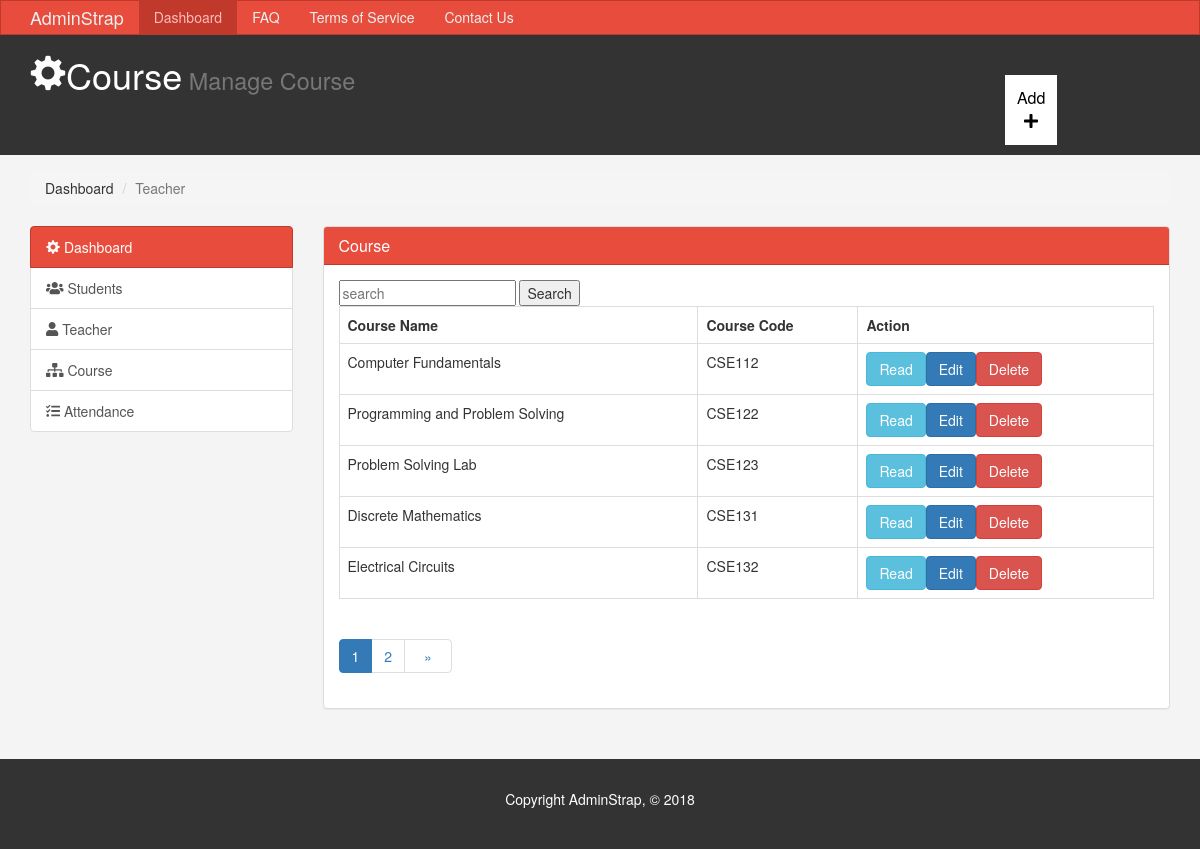
/theme/course/tFooter.php, run on the app's committed database.
### tables this page shows
CREATE TABLE `course` (
  `cName` varchar(255) NOT NULL,
  `c_id` varchar(255) NOT NULL
);

### theme/course/tData.php (the view, shortened to what this page needs)
 <?php
 $filepath = realpath(dirname(__FILE__));
include_once($filepath.'/../config/database.php');
$page = isset($_GET['page']) ? $_GET['page'] : 1;
$records_per_page = 5;
$from_record_num = ($records_per_page * $page) - $records_per_page;
$query = "SELECT * FROM course ORDER BY c_id
LIMIT :from_record_num, :records_per_page";
$stmt = $con->prepare($query);
$stmt->bindParam(":from_record_num", $from_record_num, PDO::PARAM_INT);
$stmt->bindParam(":records_per_page", $records_per_page, PDO::PARAM_INT);
$stmt->execute();
$num = $stmt->rowCount();
echo "<form action='search.php' method='POST'>
    <input type='text' name = 'search' placeholder='search'>
    <button type='submit' name = 'submit-search'>Search</button>
</form> ";
if($num>0){
    echo "<table class='table table-hover table-responsive table-bordered'>";
    echo "<tr>";
    echo "<th>Course Name</th>";
    echo "<th>Course Code</th>";
    echo "<th>Action</th>";
    echo "</tr>";
    while ($row = $stmt->fetch(PDO::FETCH_ASSOC)){
        extract($row);
        echo "<tr>";
        echo "<td>{$cName}</td>";
        echo "<td>{$c_id}</td>";
        echo "<td>";
        echo "<a href='read_one.php?c_id={$c_id}&tFooter.php?page={$page}' class='btn btn-info '>Read</a>";
        echo "<a href='update.php?c_id={$c_id}' class='btn btn-primary'>Edit</a>";
        echo "<a href='delete.php?c_id={$c_id}' class='btn btn-danger'>Delete</a>";
        echo "</td>";
        echo "</tr>";
    }
    echo "</table>";
}
else{
    echo "<div class='alert alert-danger'>No records found.</div>";
}
include_once "paging.php";
?>

### theme/css/style.css (style rules this page uses)
body { background:#f4f4f4; }

### data on the page
course: cName "Computer Fundamentals", c_id "CSE112"
course: cName "Programming and Problem Solving", c_id "CSE122"
course: cName "Problem Solving Lab", c_id "CSE123"
course: cName "Discrete Mathematics", c_id "CSE131"
course: cName "Electrical Circuits", c_id "CSE132"
